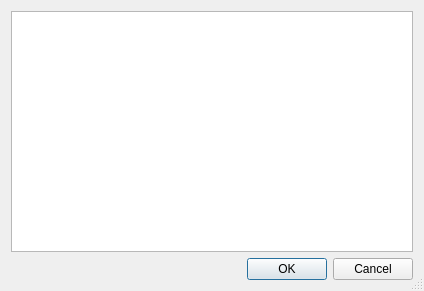
<?xml version="1.0" encoding="UTF-8"?>
<ui version="4.0">
 <class>HelpDlg</class>
 <widget class="QDialog" name="HelpDlg">
  <property name="geometry">
   <rect>
    <x>0</x>
    <y>0</y>
    <width>424</width>
    <height>291</height>
   </rect>
  </property>
  <property name="sizePolicy">
   <sizepolicy hsizetype="Expanding" vsizetype="Expanding">
    <horstretch>1</horstretch>
    <verstretch>1</verstretch>
   </sizepolicy>
  </property>
  <property name="windowTitle">
   <string>Help</string>
  </property>
  <property name="sizeGripEnabled">
   <bool>true</bool>
  </property>
  <property name="modal">
   <bool>true</bool>
  </property>
  <layout class="QVBoxLayout" name="verticalLayout">
   <item>
    <widget class="QTextEdit" name="textEdit">
     <property name="sizePolicy">
      <sizepolicy hsizetype="Preferred" vsizetype="Preferred">
       <horstretch>0</horstretch>
       <verstretch>0</verstretch>
      </sizepolicy>
     </property>
    </widget>
   </item>
   <item>
    <widget class="QDialogButtonBox" name="buttonBox">
     <property name="orientation">
      <enum>Qt::Horizontal</enum>
     </property>
     <property name="standardButtons">
      <set>QDialogButtonBox::Cancel|QDialogButtonBox::Ok</set>
     </property>
    </widget>
   </item>
  </layout>
 </widget>
 <resources/>
 <connections>
  <connection>
   <sender>buttonBox</sender>
   <signal>accepted()</signal>
   <receiver>HelpDlg</receiver>
   <slot>accept()</slot>
   <hints>
    <hint type="sourcelabel">
     <x>248</x>
     <y>254</y>
    </hint>
    <hint type="destinationlabel">
     <x>157</x>
     <y>274</y>
    </hint>
   </hints>
  </connection>
  <connection>
   <sender>buttonBox</sender>
   <signal>rejected()</signal>
   <receiver>HelpDlg</receiver>
   <slot>reject()</slot>
   <hints>
    <hint type="sourcelabel">
     <x>316</x>
     <y>260</y>
    </hint>
    <hint type="destinationlabel">
     <x>286</x>
     <y>274</y>
    </hint>
   </hints>
  </connection>
 </connections>
</ui>
